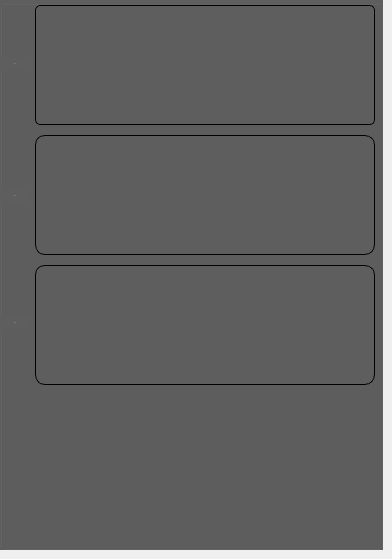
         <widget class="QWidget" name="widget_15">
          <widget class="QGroupBox" name="groupBox_24">
           <property name="geometry">
            <rect>
             <x>0</x>
             <y>0</y>
             <width>383</width>
             <height>550</height>
            </rect>
           </property>
           <property name="styleSheet">
            <string notr="true">background-color: rgb(94, 94, 94);</string>
           </property>
           <property name="title">
            <string/>
           </property>
           <widget class="QLabel" name="label_133">
            <property name="geometry">
             <rect>
              <x>0</x>
              <y>58</y>
              <width>30</width>
              <height>12</height>
             </rect>
            </property>
            <property name="font">
             <font>
              <family>Roboto</family>
              <pointsize>-1</pointsize>
              <italic>false</italic>
              <bold>false</bold>
             </font>
            </property>
            <property name="styleSheet">
             <string notr="true">background-color: rgb(94, 94, 94);
color: rgb(194, 194, 194);
border: 0px;
text-align: center;
font: 12px 'Roboto';</string>
            </property>
            <property name="text">
             <string>S1-2</string>
            </property>
            <property name="alignment">
             <set>Qt::AlignCenter</set>
            </property>
           </widget>
           <widget class="QLabel" name="label_135">
            <property name="geometry">
             <rect>
              <x>0</x>
              <y>190</y>
              <width>30</width>
              <height>12</height>
             </rect>
            </property>
            <property name="font">
             <font>
              <family>Roboto</family>
              <pointsize>-1</pointsize>
              <italic>false</italic>
              <bold>false</bold>
             </font>
            </property>
            <property name="styleSheet">
             <string notr="true">background-color: rgb(94, 94, 94);
color: rgb(194, 194, 194);
border: 0px;
text-align: left;
font: 12px 'Roboto';</string>
            </property>
            <property name="text">
             <string>S1-3</string>
            </property>
            <property name="alignment">
             <set>Qt::AlignCenter</set>
            </property>
           </widget>
           <widget class="QLabel" name="label_134">
            <property name="geometry">
             <rect>
              <x>0</x>
              <y>317</y>
              <width>30</width>
              <height>12</height>
             </rect>
            </property>
            <property name="font">
             <font>
              <family>Roboto</family>
              <pointsize>-1</pointsize>
              <italic>false</italic>
              <bold>false</bold>
             </font>
            </property>
            <property name="styleSheet">
             <string notr="true">background-color: rgb(94, 94, 94);
color: rgb(194, 194, 194);
border: 0px;
text-align: left;
font: 12px 'Roboto';</string>
            </property>
            <property name="text">
             <string>S2-3</string>
            </property>
            <property name="alignment">
             <set>Qt::AlignCenter</set>
            </property>
           </widget>
           <widget class="QChartView" name="chartView_28">
            <property name="geometry">
             <rect>
              <x>35</x>
              <y>5</y>
              <width>340</width>
              <height>120</height>
             </rect>
            </property>
            <property name="styleSheet">
             <string notr="true">border: 1px solid black;
border-radius: 5px;
background-color: rgb(94, 94, 94);</string>
            </property>
           </widget>
           <widget class="QChartView" name="chartView_30">
            <property name="geometry">
             <rect>
              <x>35</x>
              <y>135</y>
              <width>340</width>
              <height>120</height>
             </rect>
            </property>
            <property name="styleSheet">
             <string notr="true">border: 1px solid black;
border-radius: 10px;
background-color: rgb(94, 94, 94);</string>
            </property>
           </widget>
           <widget class="QChartView" name="chartView_29">
            <property name="geometry">
             <rect>
              <x>35</x>
              <y>265</y>
              <width>340</width>
              <height>120</height>
             </rect>
            </property>
            <property name="styleSheet">
             <string notr="true">border: 1px solid black;
border-radius: 10px;
background-color: rgb(94, 94, 94);</string>
            </property>
           </widget>
          </widget>
         </widget>
